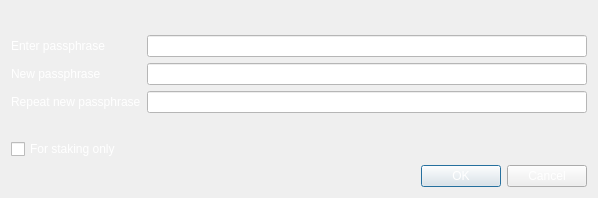
<?xml version="1.0" encoding="UTF-8"?>
<ui version="4.0">
 <class>AskPassphraseDialog</class>
 <widget class="QDialog" name="AskPassphraseDialog">
  <property name="geometry">
   <rect>
    <x>0</x>
    <y>0</y>
    <width>598</width>
    <height>198</height>
   </rect>
  </property>
  <property name="sizePolicy">
   <sizepolicy hsizetype="Preferred" vsizetype="Minimum">
    <horstretch>0</horstretch>
    <verstretch>0</verstretch>
   </sizepolicy>
  </property>
  <property name="minimumSize">
   <size>
    <width>550</width>
    <height>0</height>
   </size>
  </property>
  <property name="windowTitle">
   <string>Passphrase Dialog</string>
  </property>
  <property name="styleSheet">
   <string notr="true">color: rgb(255, 255, 255);</string>
  </property>
  <layout class="QVBoxLayout" name="verticalLayout">
   <item>
    <widget class="QLabel" name="warningLabel">
     <property name="textFormat">
      <enum>Qt::RichText</enum>
     </property>
     <property name="wordWrap">
      <bool>true</bool>
     </property>
    </widget>
   </item>
   <item>
    <layout class="QFormLayout" name="formLayout">
     <property name="fieldGrowthPolicy">
      <enum>QFormLayout::AllNonFixedFieldsGrow</enum>
     </property>
     <item row="0" column="0">
      <widget class="QLabel" name="passLabel1">
       <property name="text">
        <string>Enter passphrase</string>
       </property>
      </widget>
     </item>
     <item row="0" column="1">
      <widget class="QLineEdit" name="passEdit1">
       <property name="styleSheet">
        <string notr="true">background-color: rgb(255, 255, 255);
color: rgb(0, 0, 0);</string>
       </property>
       <property name="echoMode">
        <enum>QLineEdit::Password</enum>
       </property>
      </widget>
     </item>
     <item row="1" column="0">
      <widget class="QLabel" name="passLabel2">
       <property name="text">
        <string>New passphrase</string>
       </property>
      </widget>
     </item>
     <item row="1" column="1">
      <widget class="QLineEdit" name="passEdit2">
       <property name="styleSheet">
        <string notr="true">background-color: rgb(255, 255, 255);
color: rgb(0, 0, 0);</string>
       </property>
       <property name="echoMode">
        <enum>QLineEdit::Password</enum>
       </property>
      </widget>
     </item>
     <item row="2" column="0">
      <widget class="QLabel" name="passLabel3">
       <property name="text">
        <string>Repeat new passphrase</string>
       </property>
      </widget>
     </item>
     <item row="2" column="1">
      <widget class="QLineEdit" name="passEdit3">
       <property name="styleSheet">
        <string notr="true">background-color: rgb(255, 255, 255);
color: rgb(0, 0, 0);</string>
       </property>
       <property name="echoMode">
        <enum>QLineEdit::Password</enum>
       </property>
      </widget>
     </item>
     <item row="3" column="1">
      <widget class="QLabel" name="capsLabel">
       <property name="font">
        <font>
         <weight>75</weight>
         <bold>true</bold>
        </font>
       </property>
       <property name="text">
        <string/>
       </property>
       <property name="alignment">
        <set>Qt::AlignCenter</set>
       </property>
      </widget>
     </item>
     <item row="4" column="0">
      <widget class="QCheckBox" name="stakingCheckBox">
       <property name="enabled">
        <bool>true</bool>
       </property>
       <property name="visible">
        <bool>false</bool>
       </property>
       <property name="toolTip">
        <string>Serves to disable the trivial sendmoney when OS account compromised. Provides no real security.</string>
       </property>
       <property name="text">
        <string>For staking only</string>
       </property>
      </widget>
     </item>
    </layout>
   </item>
   <item>
    <widget class="QDialogButtonBox" name="buttonBox">
     <property name="orientation">
      <enum>Qt::Horizontal</enum>
     </property>
     <property name="standardButtons">
      <set>QDialogButtonBox::Cancel|QDialogButtonBox::Ok</set>
     </property>
    </widget>
   </item>
  </layout>
 </widget>
 <resources/>
 <connections>
  <connection>
   <sender>buttonBox</sender>
   <signal>accepted()</signal>
   <receiver>AskPassphraseDialog</receiver>
   <slot>accept()</slot>
   <hints>
    <hint type="sourcelabel">
     <x>248</x>
     <y>254</y>
    </hint>
    <hint type="destinationlabel">
     <x>157</x>
     <y>274</y>
    </hint>
   </hints>
  </connection>
  <connection>
   <sender>buttonBox</sender>
   <signal>rejected()</signal>
   <receiver>AskPassphraseDialog</receiver>
   <slot>reject()</slot>
   <hints>
    <hint type="sourcelabel">
     <x>316</x>
     <y>260</y>
    </hint>
    <hint type="destinationlabel">
     <x>286</x>
     <y>274</y>
    </hint>
   </hints>
  </connection>
 </connections>
</ui>
